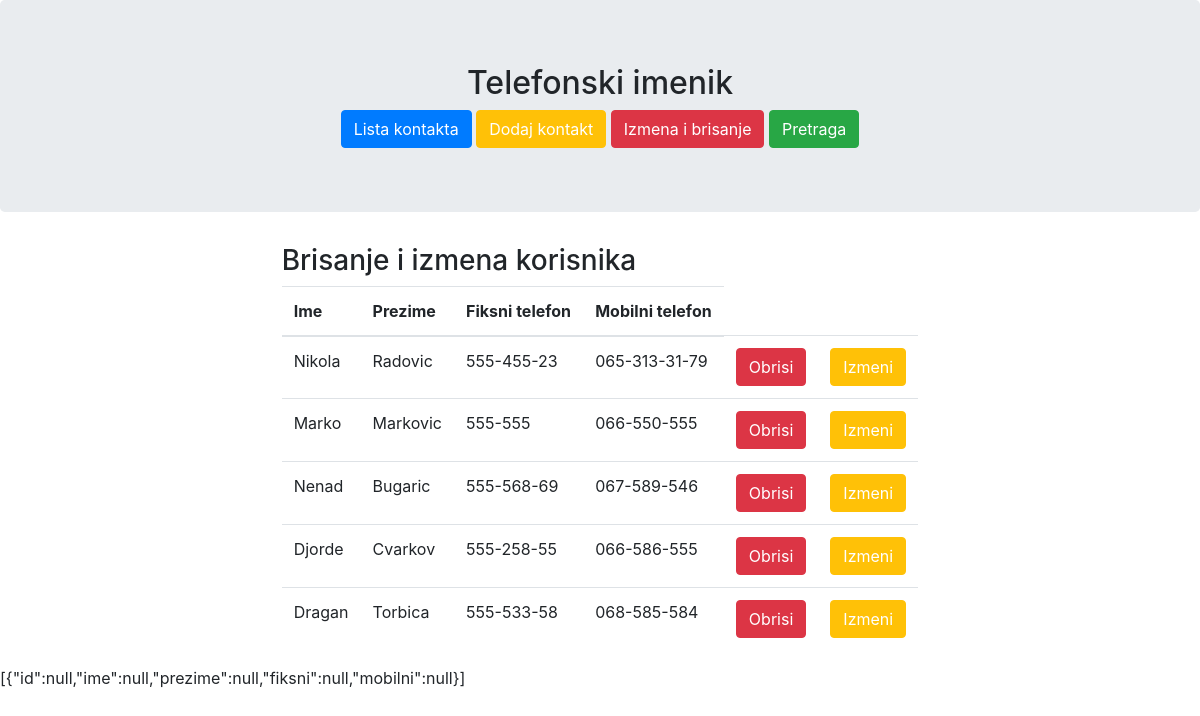
/editget.php, run on the app's committed database.
### tables this page shows
CREATE TABLE `contacts` (
  `id` int(11) NOT NULL,
  `ime` varchar(50) NOT NULL,
  `prezime` varchar(50) NOT NULL,
  `fiksni` varchar(20) NOT NULL,
  `mobilni` varchar(20) NOT NULL
);

### editdelete.php (the view, shortened to what this page needs)
<?php
require 'header.php';
require 'connect.php';
$sql = "SELECT * FROM contacts";
$query = mysqli_query($connect,$sql);
 ?>
<div class="container-fluid">
	<div class="row">
		<div class="col-8 offset-2">
			<div class="row">
		        <div class="col-10 offset-1">
			     <table class="table">
					<h3>Brisanje i izmena korisnika</h3>
			     	<thead>
			     		<tr>
			     			<th>Ime</th>
			     			<th>Prezime</th>
			     			<th>Fiksni telefon</th>
			     			<th>Mobilni telefon</th>
			     		</tr>
			     	</thead>
                    <tbody>
                    	<?php
                    	while($row = mysqli_fetch_assoc($query)){
						$id=$row['id'];
						$ime=$row['ime'];
						$prezime=$row['prezime'];
						$fiksni=$row['fiksni'];
						$mobilni=$row['mobilni'];
						?>
                         <tr>
                         	<td><?php echo $ime ?></td>
                         	<td><?php echo $prezime ?></td>
                         	<td><?php echo $fiksni ?></td>
                         	<td><?php echo $mobilni ?></td>
                         	<td><button  class="btn btn-danger"><a href="deletesql.php?id=<?php echo $id ?>">Obrisi</a></button></td>
                            <td><button id="editacc" class="btn btn-warning"><a href="edit.php?id=<?php echo $id ?>">Izmeni</a></button></td>
                         </tr>
						<?php
                        }
						 ?>
                    </tbody>
			     </table>
		        </div>
	         </div>
		</div>
	</div>
</div>

### header.php (shortened to what this page needs)
<!DOCTYPE html>
<html lang="en">
<head>
	<link rel="stylesheet" href="https://stackpath.bootstrapcdn.com/bootstrap/4.1.1/css/bootstrap.min.css">
	<link rel="stylesheet" href="header.css">
</head>
<body>
<div class="jumbotron">
	<h2 class="text-center">Telefonski imenik</h2>
	<div class="text-center">
	<button class="btn btn-primary"><a href="index.php">Lista kontakta</a></button>
	<button class="btn btn-warning"><a href="insert.php">Dodaj kontakt</a></button>
	<button class="btn btn-danger "><a href="editdelete.php">Izmena i brisanje</a></button>
	<button class="btn btn-success "><a href="searchaccount.php">Pretraga</a></button>
	</div>
</div>
</body>
</html>

### editget.php (shortened to what this page needs)
<?php
require 'editdelete.php';
   $korisnik=mysqli_fetch_assoc($query);
  $id=$korisnik['id'];
   $ime = $korisnik['ime'];
   $prezime = $korisnik['prezime'];
   $fiksni = $korisnik['fiksni'];
   $mobilni = $korisnik['mobilni'];
   $sticky[]=[
   'id'=> $id,
   'ime'=> $ime,
   'prezime'=>$prezime,
   'fiksni'=>$fiksni,
   'mobilni'=>$mobilni
   ];
$json_data=json_encode($sticky);
echo $json_data;
 ?>

### header.css (style rules this page uses)
a, a:hover { color:white; text-decoration: none; }

### data on the page
contacts: ime "Nikola", prezime "Radovic", fiksni "555-455-23", mobilni "065-313-31-79"
contacts: ime "Marko", prezime "Markovic", fiksni "555-555", mobilni "066-550-555"
contacts: ime "Nenad", prezime "Bugaric", fiksni "555-568-69", mobilni "067-589-546"
contacts: ime "Djorde", prezime "Cvarkov", fiksni "555-258-55", mobilni "066-586-555"
contacts: ime "Dragan", prezime "Torbica", fiksni "555-533-58", mobilni "068-585-584"

### other printed values
$json_data "[{\"id\":null,\"ime\":null,\"prezime\":null,\"fiksni\":null,\"mobilni\":null}]"
